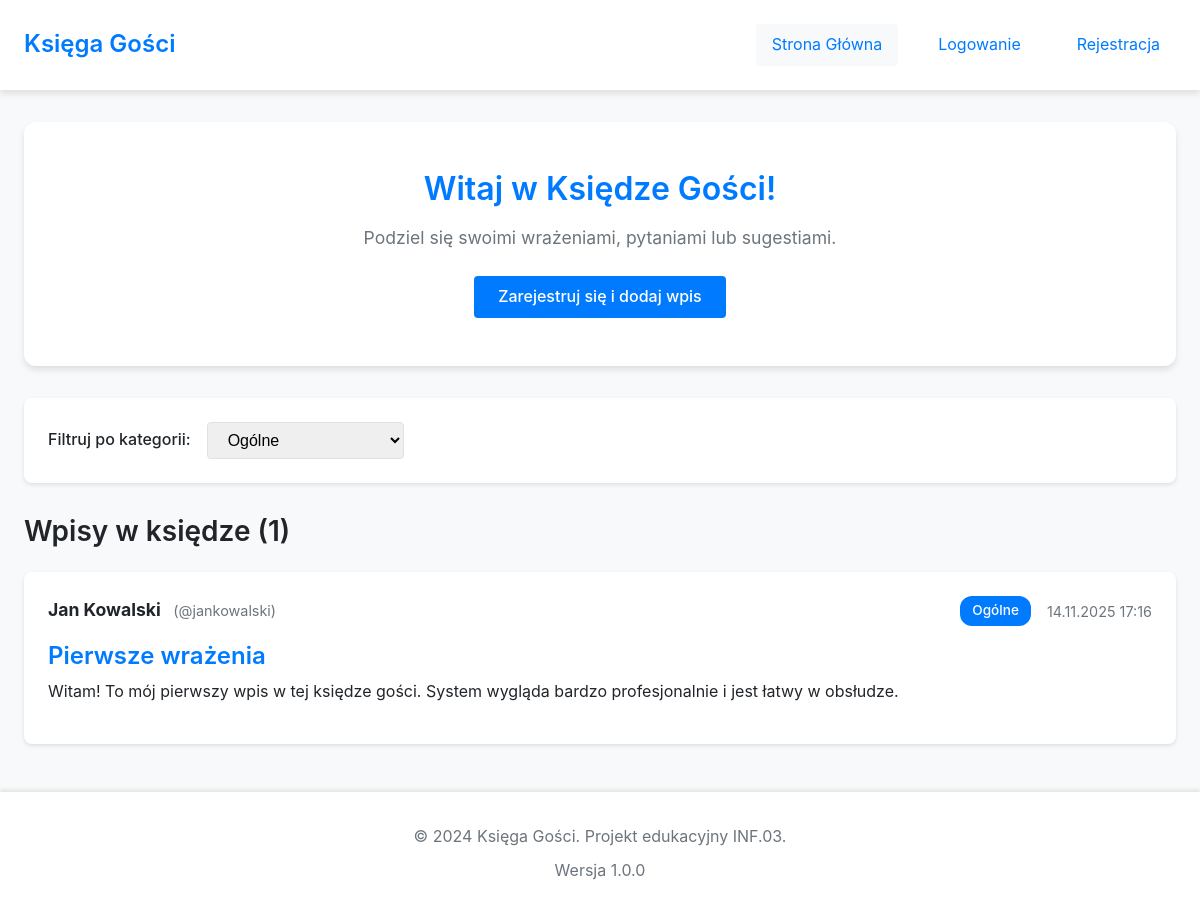
Screenshot of /index.php?category=1 with the database file from the repository.
### tables this page shows
CREATE TABLE entries (
    id INT AUTO_INCREMENT PRIMARY KEY,
    user_id INT NOT NULL,
    category_id INT NULL,
    title VARCHAR(200) NOT NULL,
    content TEXT NOT NULL,
    created_at TIMESTAMP DEFAULT CURRENT_TIMESTAMP,
    updated_at TIMESTAMP NULL ON UPDATE CURRENT_TIMESTAMP,
    is_approved BOOLEAN DEFAULT TRUE,
    ip_address VARCHAR(45),
    FOREIGN KEY (user_id) REFERENCES users(id) ON DELETE CASCADE,
    FOREIGN KEY (category_id) REFERENCES categories(id) ON DELETE SET NULL,
    INDEX idx_user_id (user_id),
    INDEX idx_category_id (category_id),
    INDEX idx_created_at (created_at),
    INDEX idx_approved (is_approved)
);

CREATE TABLE users (
    id INT AUTO_INCREMENT PRIMARY KEY,
    username VARCHAR(50) NOT NULL UNIQUE,
    email VARCHAR(100) NOT NULL UNIQUE,
    password_hash VARCHAR(255) NOT NULL,
    full_name VARCHAR(100) NOT NULL,
    role ENUM('user', 'moderator', 'admin') DEFAULT 'user',
    created_at TIMESTAMP DEFAULT CURRENT_TIMESTAMP,
    last_login TIMESTAMP NULL,
    is_active BOOLEAN DEFAULT TRUE,
    INDEX idx_username (username),
    INDEX idx_email (email)
);

CREATE TABLE categories (
    id INT AUTO_INCREMENT PRIMARY KEY,
    name VARCHAR(50) NOT NULL UNIQUE,
    description TEXT,
    color VARCHAR(7) DEFAULT '#007bff',
    created_at TIMESTAMP DEFAULT CURRENT_TIMESTAMP,
    INDEX idx_name (name)
);

### php/functions.php (called while the page is built, shortened)
<?php
function escapeHTML($text) {
    return htmlspecialchars($text, ENT_QUOTES, 'UTF-8');
}
function isLoggedIn() {
    return isset($_SESSION['user_id']) && isset($_SESSION['username']);
}
function formatDate($date, $format = 'd.m.Y H:i') {
    return date($format, strtotime($date));
}

### index.php (the view, shortened to what this page needs)
<?php
require_once 'php/functions.php';
$db = getDB();
$stmt = $db->query("SELECT * FROM categories ORDER BY name");
$categories = $stmt->fetchAll();
$page = isset($_GET['page']) ? (int)$_GET['page'] : 1;
$category_filter = isset($_GET['category']) ? (int)$_GET['category'] : 0;
$offset = ($page - 1) * ENTRIES_PER_PAGE;
$sql = "SELECT e.*, u.username, u.full_name, c.name AS category_name, c.color AS category_color
        FROM entries e
        INNER JOIN users u ON e.user_id = u.id
        LEFT JOIN categories c ON e.category_id = c.id
        WHERE e.is_approved = 1";
if ($category_filter > 0) {
    $sql .= " AND e.category_id = :category_id";
}
$sql .= " ORDER BY e.created_at DESC LIMIT :limit OFFSET :offset";
$stmt = $db->prepare($sql);
if ($category_filter > 0) {
    $stmt->bindValue(':category_id', $category_filter, PDO::PARAM_INT);
}
$stmt->bindValue(':limit', ENTRIES_PER_PAGE, PDO::PARAM_INT);
$stmt->bindValue(':offset', $offset, PDO::PARAM_INT);
$stmt->execute();
$entries = $stmt->fetchAll();
$count_sql = "SELECT COUNT(*) FROM entries WHERE is_approved = 1";
if ($category_filter > 0) {
    $count_sql .= " AND category_id = :category_id";
    $count_stmt = $db->prepare($count_sql);
    $count_stmt->bindValue(':category_id', $category_filter, PDO::PARAM_INT);
    $count_stmt->execute();
    $total_entries = $count_stmt->fetchColumn();
} else {
    $total_entries = $db->query($count_sql)->fetchColumn();
}
?>
<!DOCTYPE html>
<html lang="pl">
<head>
    <link rel="stylesheet" href="css/style.css">
</head>
<body>
    <nav class="navbar">
        <div class="container">
            <div class="nav-brand">
                <h1><?php echo APP_NAME; ?></h1>
            </div>
            <div class="nav-menu">
                <a href="index.php" class="nav-link active">Strona Główna</a>
                <?php if (isLoggedIn()): ?>
                    <a href="pages/dashboard.php" class="nav-link">Panel użytkownika</a>
                    <a href="pages/add-entry.php" class="nav-link">Dodaj wpis</a>
                    <a href="php/logout.php" class="nav-link">Wyloguj (<?php echo escapeHTML($_SESSION['username']); ?>)</a>
                <?php else: ?>
                    <a href="pages/login.php" class="nav-link">Logowanie</a>
                    <a href="pages/register.php" class="nav-link">Rejestracja</a>
                <?php endif; ?>
            </div>
        </div>
    </nav>
    <main class="container">
        <section class="hero">
            <h2>Witaj w Księdze Gości!</h2>
            <p>Podziel się swoimi wrażeniami, pytaniami lub sugestiami.</p>
            <?php if (!isLoggedIn()): ?>
                <a href="pages/register.php" class="btn btn-primary">Zarejestruj się i dodaj wpis</a>
            <?php else: ?>
                <a href="pages/add-entry.php" class="btn btn-primary">Dodaj nowy wpis</a>
            <?php endif; ?>
        </section>
        <section class="filters">
            <form method="GET" action="index.php" class="filter-form">
                <label for="category">Filtruj po kategorii:</label>
                <select name="category" id="category" onchange="this.form.submit()">
                    <?php foreach ($categories as $cat): ?>
                        <option value="<?php echo $cat['id']; ?>" <?php echo $category_filter == $cat['id'] ? 'selected' : ''; ?>>
                            <?php echo escapeHTML($cat['name']); ?>
                        </option>
                    <?php endforeach; ?>
                </select>
            </form>
        </section>
        <section class="entries">
            <h3>Wpisy w księdze (<?php echo $total_entries; ?>)</h3>
            <?php if (empty($entries)): ?>
                <div class="no-entries">
                    <p>Brak wpisów do wyświetlenia.</p>
                    <?php if (isLoggedIn()): ?>
                        <a href="pages/add-entry.php" class="btn btn-secondary">Dodaj pierwszy wpis!</a>
                    <?php endif; ?>
                </div>
            <?php else: ?>
                <?php foreach ($entries as $entry): ?>
                    <article class="entry-card">
                        <div class="entry-header">
                            <div class="entry-author">
                                <strong><?php echo escapeHTML($entry['full_name']); ?></strong>
                                <span class="entry-username">(@<?php echo escapeHTML($entry['username']); ?>)</span>
                            </div>
                            <div class="entry-meta">
                                <?php if ($entry['category_name']): ?>
                                    <span class="badge" style="background-color: <?php echo escapeHTML($entry['category_color']); ?>">
                                        <?php echo escapeHTML($entry['category_name']); ?>
                                    </span>
                                <?php endif; ?>
                                <span class="entry-date"><?php echo formatDate($entry['created_at']); ?></span>
                            </div>
                        </div>
                        <div class="entry-body">
                            <h4 class="entry-title"><?php echo escapeHTML($entry['title']); ?></h4>
                            <p class="entry-content"><?php echo nl2br(escapeHTML($entry['content'])); ?></p>
                        </div>
                    </article>
                <?php endforeach; ?>
            <?php endif; ?>
        </section>
    </main>
    <footer class="footer">
        <div class="container">
            <p>&copy; 2024 <?php echo APP_NAME; ?>. Projekt edukacyjny INF.03.</p>
            <p>Wersja <?php echo APP_VERSION; ?></p>
        </div>
    </footer>
</body>
</html>

### css/style.css (style rules this page uses)
* { margin: 0; padding: 0; box-sizing: border-box; }
:root { --primary-color: #007bff; --primary-dark: #0056b3; --secondary-color: #6c757d; --success-color: #28a745; --danger-color: #dc3545; --warning-color: #ffc107; --info-color: #17a2b8; --bg-color: #f8f9fa; --text-color: #212529; --text-muted: #6c757d; --border-color: #dee2e6; --white: #ffffff; --shadow-sm: 0 2px 4px rgba(0,0,0,0.1); --shadow-md: 0 4px 6px rgba(0,0,0,0.1); --shadow-lg: 0 10px 15px rgba(0,0,0,0.1); --radius-sm: 4px; --radius-md: 8px; --radius-lg: 12px; --spacing-xs: 0.5rem; --spacing-sm: 1rem; --spacing-md: 1.5rem; --spacing-lg: 2rem; --spacing-xl: 3rem; }
body { font-family: -apple-system, BlinkMacSystemFont, 'Segoe UI', Roboto, 'Helvetica Neue', Arial, sans-serif; font-size: 16px; line-height: 1.6; color: var(--text-color); background-color: var(--bg-color); }
h1, h2, h3, h4, h5, h6 { margin-bottom: var(--spacing-sm); font-weight: 600; line-height: 1.2; }
h1 { font-size: 2.5rem; }
h2 { font-size: 2rem; }
h3 { font-size: 1.75rem; }
h4 { font-size: 1.5rem; }
p { margin-bottom: var(--spacing-sm); }
a { color: var(--primary-color); text-decoration: none; transition: color 0.3s ease; }
.container { max-width: 1200px; margin: 0 auto; padding: 0 var(--spacing-md); }
.navbar { background-color: var(--white); box-shadow: var(--shadow-md); padding: var(--spacing-md) 0; margin-bottom: var(--spacing-lg); position: sticky; top: 0; z-index: 1000; }
.navbar .container { display: flex; justify-content: space-between; align-items: center; }
.nav-brand h1 { font-size: 1.5rem; color: var(--primary-color); margin: 0; }
.nav-menu { display: flex; gap: var(--spacing-md); align-items: center; }
.nav-link { padding: var(--spacing-xs) var(--spacing-sm); border-radius: var(--radius-sm); transition: background-color 0.3s ease; }
.nav-link:hover, .nav-link.active { background-color: var(--bg-color); color: var(--primary-color); }
.btn { display: inline-block; padding: var(--spacing-xs) var(--spacing-md); font-size: 1rem; font-weight: 500; text-align: center; border: none; border-radius: var(--radius-sm); cursor: pointer; transition: all 0.3s ease; text-decoration: none; }
.btn-primary { background-color: var(--primary-color); color: var(--white); }
.hero { background-color: var(--white); padding: var(--spacing-xl); border-radius: var(--radius-lg); text-align: center; box-shadow: var(--shadow-md); margin-bottom: var(--spacing-lg); }
.hero h2 { color: var(--primary-color); margin-bottom: var(--spacing-sm); }
.hero p { color: var(--text-muted); font-size: 1.1rem; margin-bottom: var(--spacing-md); }
.filters { background-color: var(--white); padding: var(--spacing-md); border-radius: var(--radius-md); box-shadow: var(--shadow-sm); margin-bottom: var(--spacing-lg); }
.filter-form { display: flex; align-items: center; gap: var(--spacing-sm); }
.filter-form label { font-weight: 500; }
.filter-form select { padding: var(--spacing-xs) var(--spacing-sm); border: 1px solid var(--border-color); border-radius: var(--radius-sm); font-size: 1rem; }
.entries h3 { margin-bottom: var(--spacing-md); color: var(--text-color); }
.entry-card { background-color: var(--white); padding: var(--spacing-md); border-radius: var(--radius-md); box-shadow: var(--shadow-sm); margin-bottom: var(--spacing-md); transition: box-shadow 0.3s ease; }
.entry-header { display: flex; justify-content: space-between; align-items: flex-start; margin-bottom: var(--spacing-sm); flex-wrap: wrap; gap: var(--spacing-sm); }
.entry-author strong { color: var(--text-color); font-size: 1.1rem; }
.entry-username { color: var(--text-muted); font-size: 0.9rem; margin-left: var(--spacing-xs); }
.entry-meta { display: flex; align-items: center; gap: var(--spacing-sm); }
.badge { display: inline-block; padding: 0.25rem 0.75rem; font-size: 0.85rem; font-weight: 500; color: var(--white); border-radius: var(--radius-lg); }
.entry-date { color: var(--text-muted); font-size: 0.9rem; }
.entry-title { color: var(--primary-color); margin-bottom: var(--spacing-xs); }
.entry-content { color: var(--text-color); line-height: 1.6; }
.footer { background-color: var(--white); padding: var(--spacing-lg) 0; margin-top: var(--spacing-xl); text-align: center; box-shadow: 0 -2px 4px rgba(0,0,0,0.1); }
.footer p { color: var(--text-muted); margin-bottom: var(--spacing-xs); }

### rows the page displays
entries: user.full_name "Jan Kowalski", user.username "jankowalski", category.name "Ogólne", created_at "14.11.2025 17:16", title "Pierwsze wrażenia", content "Witam! To mój pierwszy wpis w tej księdze gości. System wygląda bardzo profesjonalnie i jest łatwy w obsłudze."

### other values shown
APP_NAME "Księga Gości"
$total_entries "1"
APP_VERSION "1.0.0"
form field category "Ogólne"
